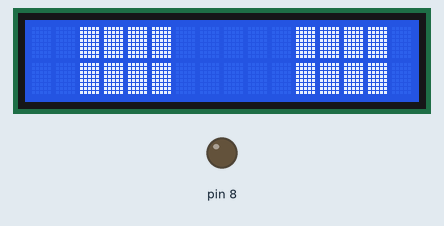
A sketch run on a simulated Arduino Uno, built with avr-gcc and run on an emulated ATmega328P. Parts: 16×2 character LCD, output pins drawn as LEDs (lit = HIGH).

Above: at 0.1 s.
At 2.1 s:
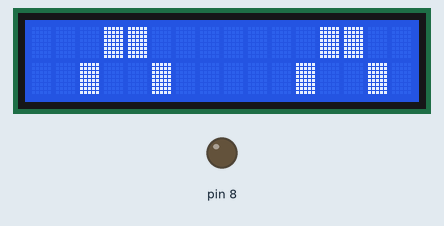
At 4.1 s:
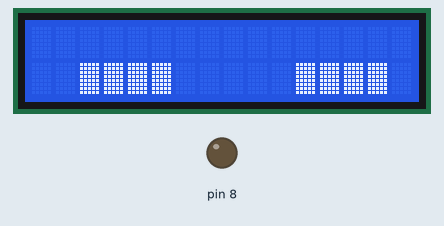
At 6.1 s:
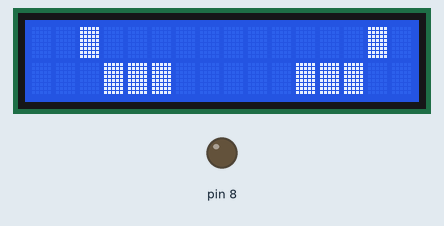
At 8.2 s:
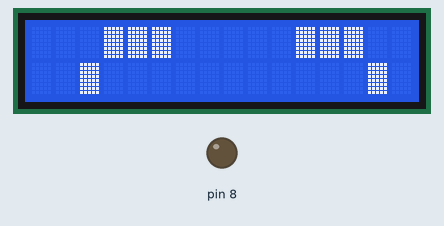

The sketch:

arduinoface.ino
```cpp
/*
 * Liquid cristal faces
 */

// include the library code:
#include <LiquidCrystal.h>


// initialize the library with the numbers of the interface pins
//LiquidCrystal lcd(12, 11, 5, 4, 3, 2);
const int rs = 12, en = 11, d4 = 5, d5 = 4, d6 = 3, d7 = 2;
LiquidCrystal lcd(rs, en, d4, d5, d6, d7);

int  sleepyFace[2][16]={
 {0,0,0,0,0,0,0,0,0,0,0,0,0,0,0,0},
 {0,0,1,1,1,1,0,0,0,0,0,1,1,1,1,0}
};

int  happyFace[2][16]={
 {0,0,0,1,1,0,0,0,0,0,0,0,1,1,0,0},
 {0,0,1,0,0,1,0,0,0,0,0,1,0,0,1,0}
};

int  angryFace[2][16]={
 {0,0,1,0,0,0,0,0,0,0,0,0,0,0,1,0},
 {0,0,0,1,1,1,0,0,0,0,0,1,1,1,0,0}
};

int  sadFace[2][16]={
 {0,0,0,1,1,1,0,0,0,0,0,1,1,1,0,0},
 {0,0,1,0,0,0,0,0,0,0,0,0,0,0,1,0}
};

int  normalFace[2][16]={
 {0,0,1,1,1,1,0,0,0,0,0,1,1,1,1,0},
 {0,0,1,1,1,1,0,0,0,0,0,1,1,1,1,0}
};

void setup() {
  Serial.begin(9600);
  lcd.begin(16, 2);// set up the LCD's number of columns and rows:
  analogWrite(8,15);
  lcd.clear();
  lcd.print("roboticawerenfridus.nl/github");
}

void loop() {

  neutral();
  delay(2000);

  happy();
  delay(2000);

  sleepy();
  delay(2000);

  angry();
  delay(2000);

  sad();
  delay(2000);

  lcd.clear();
}

void neutral(){
  printFace(normalFace);
}
void happy(){
  printFace(happyFace);
}

void angry(){
  printFace(angryFace);
}

void sad(){
  printFace(sadFace);
}

void sleepy(){
  printFace(sleepyFace);
}

void printFace(int emo[][16]){
  lcd.clear();
  for(int i=0;i<2;i++){
    for(int j=0; j<16;j++){
      lcd.setCursor(j, i);
      if(emo[i][j]==1){
        lcd.write(255);
      }
    }
  }
}
```

Measured:
- by itself, everything shown: repeats every 10.0 s, in 6 steps
- what the display in image 1 shows lasts 2.0 s, from 2.1 s to 4.1 s
